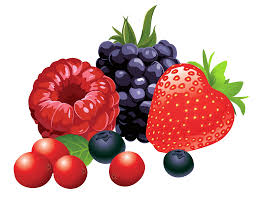
//> input picture cpp/fruits.jpeg, 256 x 197 px
$ ./gradients fruits.jpeg   (built with g++ and OpenCV 4)
//> lines starting //> are read from the running program, lines starting //| are printed output that depends on the picture
#include "opencv2/highgui/highgui.hpp"
#include "opencv2/imgproc/imgproc.hpp"
#include "opencv2/core/core.hpp"
#include <iostream>
using namespace cv;
using namespace std;

Mat img;


// [9 lines of commented-out code are left out]
int main(int argc , char **argv)
{
	int t = 1;
	img = imread(argv[1], 1);
//> img is the input picture: 197 rows x 256 cols, CV_8UC3; mean B, G, R 163.2, 166.3, 208.9
	cvtColor( img, img, COLOR_BGR2GRAY );
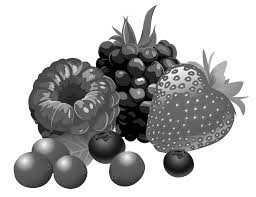
//> img: 197 rows x 256 cols, CV_8UC1; min 0, max 255, mean 178.7
	//img_gb = img;
	//GaussianBlur( img, img_gb, Size(3,3), 7, 7, BORDER_DEFAULT);
	Mat img_gb(img.rows,img.cols, CV_8UC1, Scalar(0));
    GaussianBlur( img, img_gb , Size(3,3), 1, 1, BORDER_DEFAULT );
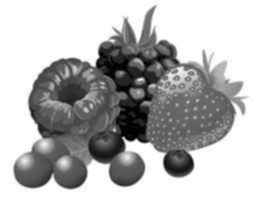
//> img_gb: 197 rows x 256 cols, CV_8UC1; min 1, max 255, mean 178.7
	namedWindow("Original", WINDOW_NORMAL);
	namedWindow("Blurred", WINDOW_NORMAL);
	namedWindow("Xgrad",WINDOW_NORMAL);
	namedWindow("Ygrad",WINDOW_NORMAL);
	Mat xgrad(img.rows,img.cols, CV_8UC1, Scalar(0));
	Mat ygrad(img.rows,img.cols, CV_8UC1, Scalar(0));
	Scharr( img_gb, xgrad, -1/CV_16S/CV_32F/CV_64F, 1, 0, 1, 0, BORDER_DEFAULT );
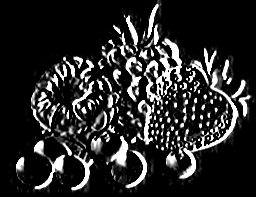
//> xgrad: 197 rows x 256 cols, CV_8UC1; min 0, max 255, mean 40.2
	Sobel( img_gb, ygrad, -1/CV_16S/CV_32F/CV_64F, 1, 0, 3, 1, 0, BORDER_DEFAULT );
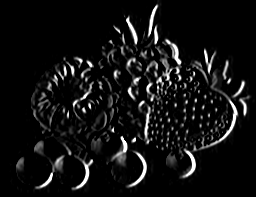
//> ygrad: 197 rows x 256 cols, CV_8UC1; min 0, max 255, mean 17.7
	//Scharr( img_gb, ygrad, -1/CV_16S/CV_32F/CV_64F, 0, 1, 1, 0, BORDER_DEFAULT );
	//createTrackbar("b", "Blurred", &t, 7, update_img);
	imshow("Xgrad", xgrad);
	imshow("Ygrad", ygrad);
	imshow("Original", img);
	imshow("Blurred", img_gb);

	waitKey(0);
}
